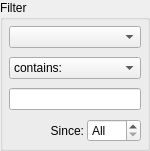
    <widget class="QGroupBox" name="gb_filter">
     <property name="maximumSize">
      <size>
       <width>150</width>
       <height>16777215</height>
      </size>
     </property>
     <property name="title">
      <string>Filter</string>
     </property>
     <layout class="QGridLayout" name="gridLayout_2">
      <property name="horizontalSpacing">
       <number>3</number>
      </property>
      <property name="verticalSpacing">
       <number>9</number>
      </property>
      <property name="margin">
       <number>6</number>
      </property>
      <item row="0" column="0" colspan="2">
       <widget class="QComboBox" name="cb_filter_column">
        <property name="sizePolicy">
         <sizepolicy hsizetype="Minimum" vsizetype="Fixed">
          <horstretch>0</horstretch>
          <verstretch>0</verstretch>
         </sizepolicy>
        </property>
        <property name="statusTip">
         <string>Choose a column to filter by</string>
        </property>
       </widget>
      </item>
      <item row="2" column="0" colspan="2">
       <widget class="ExtendedLineEdit" name="le_filter">
        <property name="sizePolicy">
         <sizepolicy hsizetype="Minimum" vsizetype="Fixed">
          <horstretch>0</horstretch>
          <verstretch>0</verstretch>
         </sizepolicy>
        </property>
        <property name="statusTip">
         <string>Type a word to filter by</string>
        </property>
       </widget>
      </item>
      <item row="4" column="0">
       <widget class="QLabel" name="lbl_filter_since">
        <property name="sizePolicy">
         <sizepolicy hsizetype="Minimum" vsizetype="Preferred">
          <horstretch>0</horstretch>
          <verstretch>0</verstretch>
         </sizepolicy>
        </property>
        <property name="text">
         <string>Since:</string>
        </property>
        <property name="alignment">
         <set>Qt::AlignRight|Qt::AlignTrailing|Qt::AlignVCenter</set>
        </property>
       </widget>
      </item>
      <item row="4" column="1">
       <widget class="QSpinBox" name="spb_filter_since">
        <property name="sizePolicy">
         <sizepolicy hsizetype="Fixed" vsizetype="Fixed">
          <horstretch>0</horstretch>
          <verstretch>0</verstretch>
         </sizepolicy>
        </property>
        <property name="statusTip">
         <string>Show records entered since</string>
        </property>
        <property name="specialValueText">
         <string>All</string>
        </property>
        <property name="minimum">
         <number>1999</number>
        </property>
        <property name="maximum">
         <number>3000</number>
        </property>
       </widget>
      </item>
      <item row="1" column="0" colspan="2">
       <widget class="QComboBox" name="cb_filter_type">
        <property name="sizePolicy">
         <sizepolicy hsizetype="Minimum" vsizetype="Fixed">
          <horstretch>0</horstretch>
          <verstretch>0</verstretch>
         </sizepolicy>
        </property>
        <property name="statusTip">
         <string>Select a filter type</string>
        </property>
        <item>
         <property name="text">
          <string>contains:</string>
         </property>
        </item>
        <item>
         <property name="text">
          <string>is:</string>
         </property>
        </item>
        <item>
         <property name="text">
          <string>starts with:</string>
         </property>
        </item>
        <item>
         <property name="text">
          <string>ends with:</string>
         </property>
        </item>
       </widget>
      </item>
      <item row="3" column="0" colspan="2">
       <spacer name="spacer_filter">
        <property name="orientation">
         <enum>Qt::Vertical</enum>
        </property>
        <property name="sizeHint" stdset="0">
         <size>
          <width>20</width>
          <height>0</height>
         </size>
        </property>
       </spacer>
      </item>
     </layout>
    </widget>
